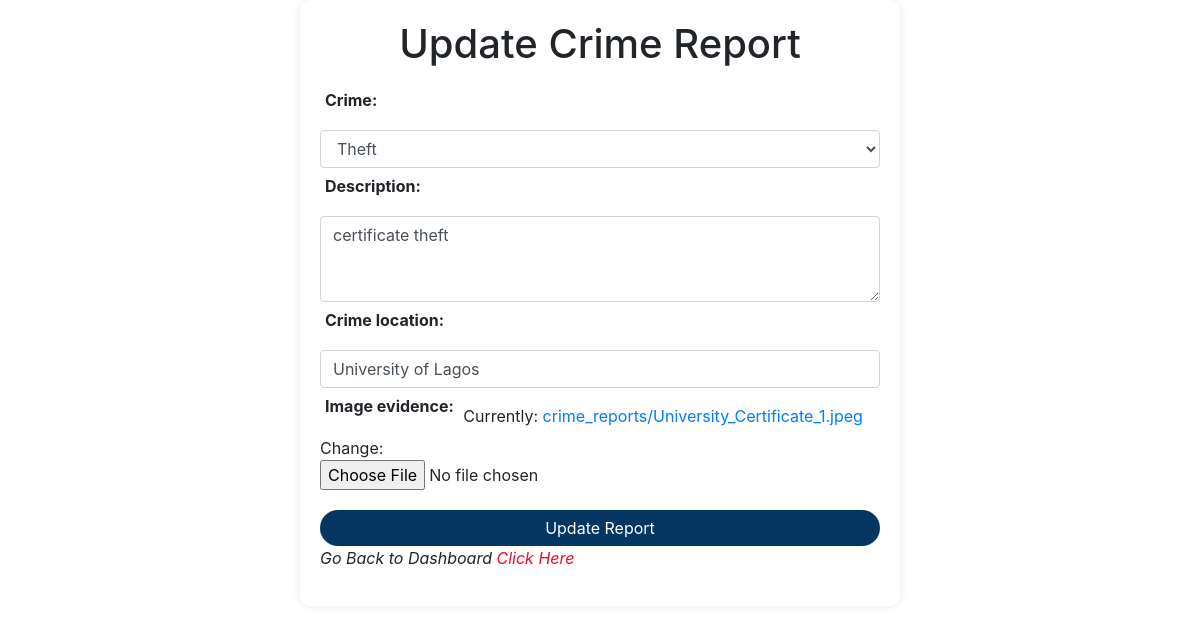
/update/1 (signed in), run on the app's committed database.
### dashboard/models.py (models this page shows, shortened)
class CitizenReport(models.Model):
    STATUS_CHOICES = [
        ('PENDING', 'Pending'),
        ('IN_PROGRESS', 'In Progress'),
        ('COMPLETED', 'Completed'),
    ]
    CRIME_CHOICES = [
        ('SELECT_CRIME', 'Select a crime'),  # Placeholder option
        ('THEFT', 'Theft'),
        ('MURDER', 'Murder'),
        ('KIDNAPPING', 'Kidnapping'),
        ('CYBERCRIME', 'Cybercrime'),
        ('BURGLARY', 'Burglary'),
        ('TRAFFICKING', 'Trafficking'),
        ('BANDITRY', 'Banditry'),
        ('MANSLAUGHTER', 'Manslaughter'),
        ('RAPE', 'Rape'),
        ('ROBBERY', 'Robbery'),
        ('EXAM_MALPRACTICE', 'Exam Malpractice'),
        ('ASSAULT', 'Assault'),
        ('FRAUD', 'Fraud'),
        ('VANDALISM', 'Vandalism'),
        ('CHILD ABUSE', 'Child Abuse'),
        ('ARSON', 'Arson'),
        ('CULTISM', 'Cultism'),
        ('OTHERS', 'Others'),
    ]
    DEFAULT_CRIME = 'SELECT_CRIME'  # Set default crime
    DEFAULT_STATUS = 'PENDING'  # Set default status
    user = models.ForeignKey(User, on_delete=models.CASCADE)
    crime = models.CharField(max_length=50, choices=CRIME_CHOICES, default=DEFAULT_CRIME)
    description = models.TextField()
    crime_location = models.CharField(max_length=100)
    image_evidence = models.ImageField(upload_to='crime_reports/')
    created_at = models.DateTimeField(auto_now_add=True)
    status = models.CharField(max_length=20, choices=STATUS_CHOICES, default=DEFAULT_STATUS)

### dashboard/views.py (the view)
# urls.py: path('update/<int:pk>', views.update_report, name='update'),
@login_required(login_url='index')
def update_report(request, pk):
	if request.user.is_authenticated:
		report = CitizenReport.objects.get(id=pk)
		form = CitizenReportForm(request.POST or None, instance=report)
		if form.is_valid():
			form.save()
			messages.success(request, "Report Has Been Updated!")
			return redirect('citizen-portal')
		return render(request, 'update_report.html', {'form':form})
	else:
		messages.success(request, "You Must Be Logged In...")
		return redirect('index')

### dashboard/forms.py
class CitizenReportForm(forms.ModelForm):
    class Meta:
        model = CitizenReport
        fields = ['crime', 'description', 'crime_location', 'image_evidence']
        widgets = {
            'crime': forms.Select(attrs={'class': 'form-control', 'placeholder': 'Select a crime'}),
			'description': forms.Textarea(attrs={'class': 'form-control', 'rows': 3}),
            'crime_location': forms.TextInput(attrs={'class': 'form-control'}),
            'image_evidence': forms.ClearableFileInput(attrs={'class': 'form-control-file'})
        }

### templates/update_report.html (shortened to what this page needs)
<!DOCTYPE html>
<html lang="en">
<head>
    <link href="https://stackpath.bootstrapcdn.com/bootstrap/4.5.2/css/bootstrap.min.css" rel="stylesheet">
</head>
<body>
    <div class="container">
        <h1>Update Crime Report</h1>
        <form method="POST" enctype="multipart/form-data" class="needs-validation">
            <div class="form-group">
                {{ form.as_p }}
            </div>
            <button type="submit" class="btn btn-submit btn-block">Update Report</button>
        </form>
		<p style="font-style: italic;">Go Back to Dashboard <a style='color: #f7072f;' href="{% url 'citizen-portal' %}">Click Here</a></p>
    </div>
</body>
</html>

### templates/update_report.html (style rules this page uses)
.container { max-width: 600px; margin: auto; background-color: #fff; padding: 20px; border-radius: 10px; box-shadow: 0 0 10px rgba(0, 0, 0, 0.1); }
h1 { text-align: center; margin-bottom: 30px; }
.form-group { margin-bottom: 20px; }
label { font-weight: bold; position: relative; top: -10px; background-color: white; padding: 0 5px; }
.btn-submit { background-color: #053661; color: #fff; border: none; border-radius: 20px; }

### data on the page
CitizenReport: crime "Theft", description "certificate theft", crime_location "University of Lagos"
